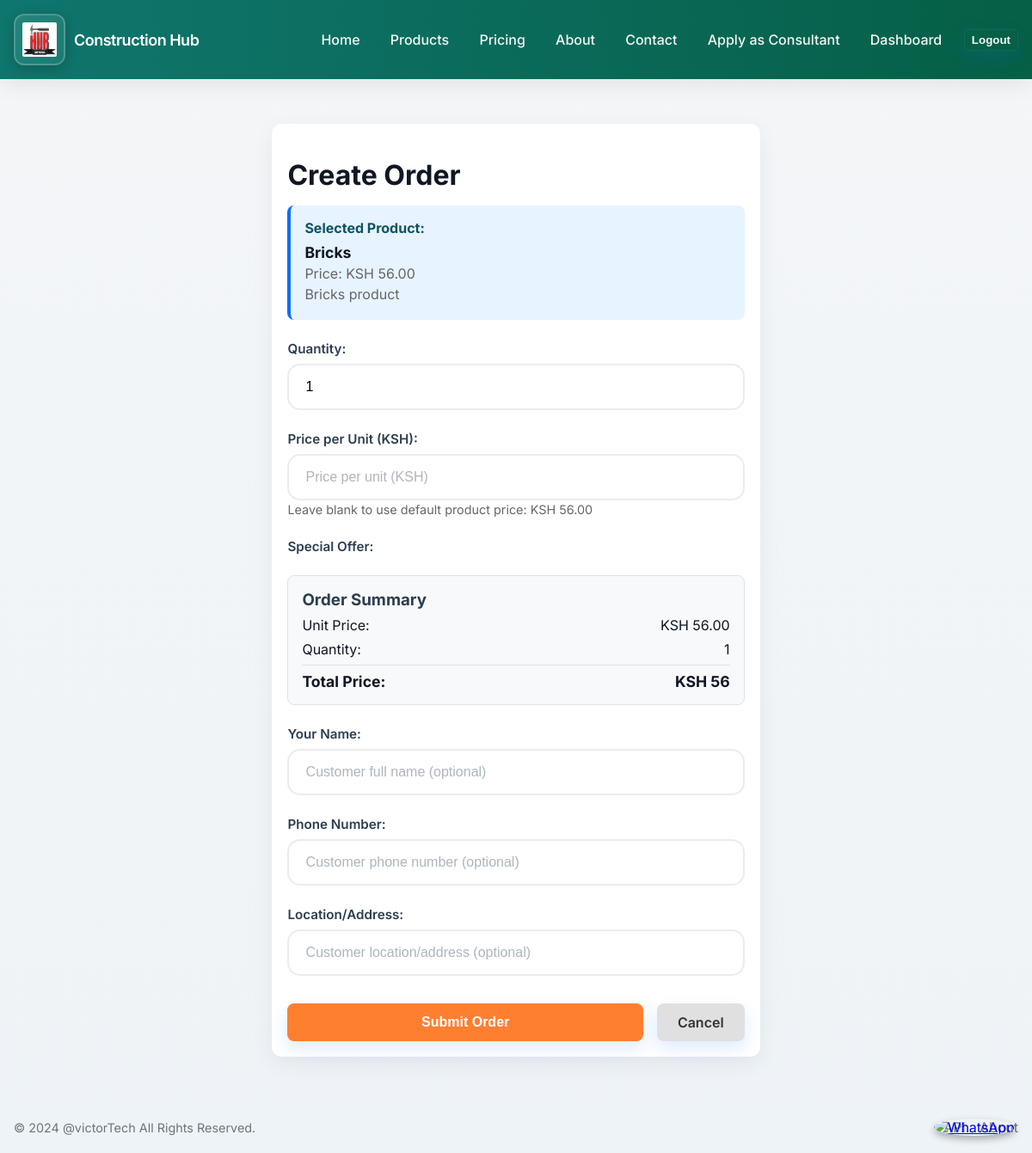
Screenshot of /orders/orders/create/?product=1 (signed in) with the database file from the repository.
### apps/products/models.py (models this page shows, shortened)
class Product(models.Model):
    CATEGORY_CHOICES = [
        ('cement', 'Cement & Concrete'),
        ('steel', 'Steel & Metals'),
        ('wood', 'Wood & Timber'),
        ('electrical', 'Electrical'),
        ('plumbing', 'Plumbing'),
        ('tools', 'Tools & Equipment'),
        ('other', 'Other'),
    ]
    name = models.CharField(max_length=255)
    description = models.TextField()
    category = models.CharField(max_length=20, choices=CATEGORY_CHOICES, default='other')
    image_url = models.URLField(blank=True, null=True)
    cost = models.DecimalField(max_digits=10, decimal_places=2)
    quality = models.CharField(max_length=50, choices=[
        ('standard', 'Standard'),
        ('premium', 'Premium'),
        ('high_end', 'High-End'),
    ], default='standard', help_text="Quality level of the product")
    location = models.CharField(max_length=255)
    available_quantity = models.PositiveIntegerField(default=0)
    supplier = models.ForeignKey(Supplier, on_delete=models.CASCADE, related_name='products_from_products_app')
    offer = models.CharField(max_length=50, blank=True, null=True, choices=[
        ('', 'No Offer'),
        ('free_delivery', 'Free Delivery'),
        ('10_percent_discount', '10% Discount'),
    ], help_text="Special offer applied to this product")

### apps/orders/views.py (the view)
# urls.py: path('orders/create/', views.order_create, name='order_create'),
@login_required
def order_create(request):
    if not getattr(request.user, 'user_type', None) == 'customer':
        messages.error(request, 'Only customers can create orders.')
        return redirect('accounts:dashboard')
    product_id = request.GET.get('product')
    if not product_id:
        messages.error(request, 'Product not specified.')
        return redirect('products:product_list')
    try:
        product = Product.objects.get(id=product_id)
    except Product.DoesNotExist:
        messages.error(request, 'Product not found.')
        return redirect('products:product_list')
    if request.method == 'POST':
        form = OrderForm(request.POST, product=product)
        if form.is_valid():
            order = form.save(commit=False)
            order.product = product
            order.customer = request.user
            order.status = 'pending_payment'
            if product.offer:
                order.offer = product.offer
            order.save()
            messages.success(request, f'Order #{order.order_number} created successfully! Total: KSH {order.total_cost}')
            return redirect('orders:payment', order_id=order.id)
        else:
            messages.error(request, 'Please fill in all required fields.')
    else:
        form = OrderForm(product=product)
    return render(request, 'orders/order_form.html', {
        'form': form,
        'product': product,
    })

### apps/accounts/models.py (called while the page is built)
    @property
    def is_supplier(self):
        return self.user_type == 'supplier'

    @property
    def is_consultant(self):
        return self.user_type == 'consultant'

### templates/orders/order_form.html (shortened to what this page needs)
{% extends "base.html" %}
{% block content %}
<div class="container" style="max-width: 600px; margin: 2rem auto;">
    <div class="form-card">
        <h1 style="margin-bottom: 1rem;">Create Order</h1>
        <form method="post">
            {% if product %}
                <div style="background: #e7f3ff; padding: 1rem; border-radius: 8px; margin-bottom: 1.5rem; border-left: 4px solid #0d6efd;">
                    <p style="margin: 0; color: #0c5460;"><strong>Selected Product:</strong></p>
                    <p style="margin: 0.5rem 0 0 0; font-size: 1.1rem; font-weight: bold;">{{ product.name }}</p>
                    <p style="margin: 0.25rem 0; color: #666;">Price: KSH {{ product.cost }}</p>
                    <p style="margin: 0.25rem 0; color: #666;">{{ product.description|truncatewords:10 }}</p>
                </div>
            {% else %}
                <div class="form-group" style="margin-bottom: 1.5rem;">
                    <label style="font-weight: 600; margin-bottom: 0.5rem; display: block;">Select a Product:</label>
                    <p style="color: #999; font-size: 0.95rem;">No product selected. <a href="{% url 'suppliers:product_list' %}">Browse products</a></p>
                </div>
            {% endif %}
            <div class="form-group" style="margin-bottom: 1.5rem;">
                <label for="{{ form.quantity.id_for_label }}" style="font-weight: 600; display: block; margin-bottom: 0.5rem;">Quantity:</label>
                {{ form.quantity }}
            </div>
            <div class="form-group" style="margin-bottom: 1.5rem;">
                <label for="{{ form.price.id_for_label }}" style="font-weight: 600; display: block; margin-bottom: 0.5rem;">Price per Unit (KSH):</label>
                {{ form.price }}
                <small style="color: #666; font-size: 0.9rem;">Leave blank to use default product price: KSH {{ product.cost }}</small>
            </div>
            {% if product.offer %}
            <div class="form-group" style="margin-bottom: 1.5rem;">
                <label for="{{ form.offer.id_for_label }}" style="font-weight: 600; display: block; margin-bottom: 0.5rem;">Special Offer:</label>
            </div>
            {% endif %}
            {% if product %}
            <div style="background: #f8f9fa; padding: 1rem; border-radius: 8px; margin-bottom: 1.5rem; border: 1px solid #dee2e6;">
                <h3 style="margin: 0 0 0.5rem 0; color: #2c3e50;">Order Summary</h3>
                <div style="display: flex; justify-content: space-between; margin-bottom: 0.5rem;">
                    <span>Unit Price:</span>
                    <span>KSH {{ product.cost }}</span>
                </div>
                <div style="display: flex; justify-content: space-between; margin-bottom: 0.5rem;">
                    <span>Quantity:</span>
                    <span id="quantity-display">{{ form.quantity.value|default:1 }}</span>
                </div>
                <hr style="margin: 0.5rem 0; border: none; border-top: 1px solid #dee2e6;">
                <div style="display: flex; justify-content: space-between; font-weight: bold; font-size: 1.1rem;">
                    <span>Total Price:</span>
                    <span id="total-price">KSH {{ product.cost }}</span>
                </div>
            </div>
            {% endif %}
            <div class="form-group" style="margin-bottom: 1.5rem;">
                <label for="{{ form.customer_name.id_for_label }}" style="font-weight: 600; display: block; margin-bottom: 0.5rem;">Your Name:</label>
                {{ form.customer_name }}
            </div>
            <div class="form-group" style="margin-bottom: 1.5rem;">
                <label for="{{ form.customer_number.id_for_label }}" style="font-weight: 600; display: block; margin-bottom: 0.5rem;">Phone Number:</label>
                {{ form.customer_number }}
            </div>
            <div class="form-group" style="margin-bottom: 1.5rem;">
                <label for="{{ form.customer_location.id_for_label }}" style="font-weight: 600; display: block; margin-bottom: 0.5rem;">Location/Address:</label>
                {{ form.customer_location }}
            </div>
            <div style="display: flex; gap: 1rem; margin-top: 2rem;">
                <button type="submit" class="btn" style="background: #ff7f31; color: white; padding: 0.75rem 1.5rem; border: none; border-radius: 8px; font-size: 1rem; flex: 1; cursor: pointer;">
                    Submit Order
                </button>
                <a href="{% url 'suppliers:product_list' %}" class="btn" style="background: #e0e0e0; color: #333; padding: 0.75rem 1.5rem; border: none; border-radius: 8px; font-size: 1rem; text-decoration: none; text-align: center;">
                    Cancel
                </a>
            </div>
        </form>
    </div>
</div>
{% endblock %}

### static/css/styles.css (style rules this page uses)
:root { --bg:#f4f6f8; --accent:#0d6efd; --muted:#6c757d; --card:#ffffff; --success:#2e7d32; }
* { box-sizing:border-box }
body { font-family: 'Inter', Roboto, 'Helvetica Neue', Arial, sans-serif; margin: 0; padding: 0; background: linear-gradient(180deg,var(--bg),#eef3f7); color: #0f1724; }
.container { max-width:1200px; margin:0 auto; padding:0 1rem; }
.btn { display: inline-block; background: var(--accent); color: #fff; padding: 0.6rem 0.9rem; border-radius: 10px; text-decoration: none; border: none; cursor: pointer; box-shadow: 0 8px 20px rgba(13,110,253,0.14); font-weight:600 }
.form-card { background:var(--card); padding:1.15rem; border-radius:12px; box-shadow: 0 8px 28px rgba(15,23,42,0.06); max-width:640px }
label { display: block; margin-bottom: 0.35rem; font-weight:600 }
input[type="text"], input[type="password"], textarea, input[type="email"], select { width: 100%; padding: 0.75rem; border: 1px solid #eef2f6; border-radius: 10px; background:#fff }
.form-group { margin-bottom: 1.5rem; }
.form-group label { display: block; margin-bottom: 0.5rem; color: #2c3e50; font-weight: 600; font-size: 0.95rem; }
.form-group input { width: 100%; padding: 1rem 1.2rem; border: 2px solid #e9ecef; border-radius: 15px; font-size: 1rem; background: rgba(255, 255, 255, 0.8); transition: all 0.3s ease; box-sizing: border-box; backdrop-filter: blur(10px); }
.form-group input::placeholder { color: #adb5bd; }

### rows the page displays
Product: name "Bricks", cost "56.00", description "Bricks product"
